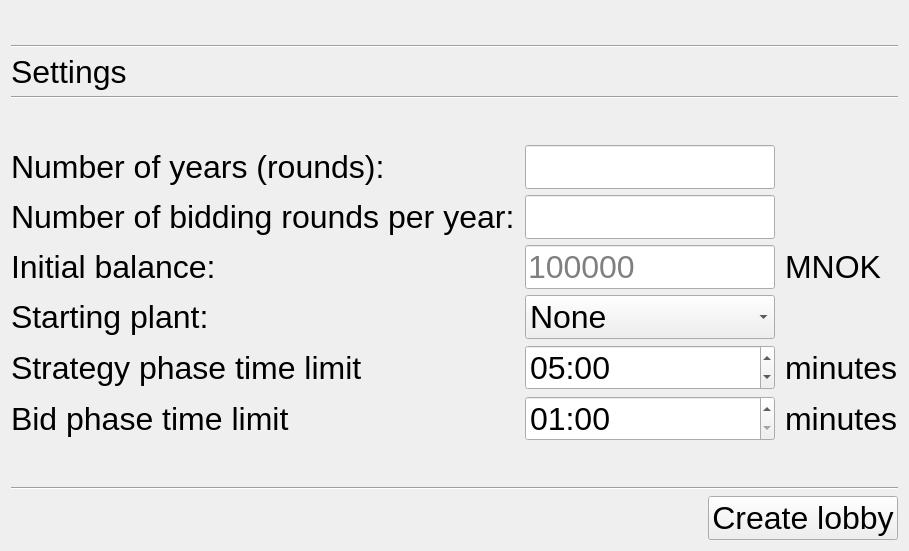
      <widget class="QWidget" name="settings">
       <layout class="QVBoxLayout" name="verticalLayout_8">
        <item>
         <layout class="QHBoxLayout" name="horizontalLayout_3">
          <item alignment="Qt::AlignHCenter|Qt::AlignVCenter">
           <widget class="QLabel" name="settings_logo">
            <property name="font">
             <font>
              <pointsize>18</pointsize>
             </font>
            </property>
            <property name="text">
             <string/>
            </property>
            <property name="textFormat">
             <enum>Qt::PlainText</enum>
            </property>
            <property name="pixmap">
             <pixmap>../Resources/logo_test_medium.png</pixmap>
            </property>
           </widget>
          </item>
         </layout>
        </item>
        <item>
         <widget class="Line" name="line_7">
          <property name="orientation">
           <enum>Qt::Horizontal</enum>
          </property>
         </widget>
        </item>
        <item>
         <widget class="QLabel" name="settings_label1">
          <property name="font">
           <font>
            <pointsize>24</pointsize>
           </font>
          </property>
          <property name="text">
           <string>Settings</string>
          </property>
         </widget>
        </item>
        <item>
         <widget class="Line" name="line_10">
          <property name="orientation">
           <enum>Qt::Horizontal</enum>
          </property>
         </widget>
        </item>
        <item>
         <layout class="QGridLayout" name="gridLayout">
          <property name="horizontalSpacing">
           <number>10</number>
          </property>
          <item row="1" column="0">
           <widget class="QLabel" name="settings_label_rounds">
            <property name="sizePolicy">
             <sizepolicy hsizetype="Minimum" vsizetype="Minimum">
              <horstretch>0</horstretch>
              <verstretch>0</verstretch>
             </sizepolicy>
            </property>
            <property name="font">
             <font>
              <pointsize>24</pointsize>
             </font>
            </property>
            <property name="text">
             <string>Number of years (rounds):</string>
            </property>
           </widget>
          </item>
          <item row="0" column="0">
           <spacer name="verticalSpacer_4">
            <property name="orientation">
             <enum>Qt::Vertical</enum>
            </property>
            <property name="sizeType">
             <enum>QSizePolicy::Fixed</enum>
            </property>
            <property name="sizeHint" stdset="0">
             <size>
              <width>20</width>
              <height>40</height>
             </size>
            </property>
           </spacer>
          </item>
          <item row="4" column="1">
           <widget class="QComboBox" name="settings_combobox_startingPlant">
            <property name="sizePolicy">
             <sizepolicy hsizetype="Minimum" vsizetype="Preferred">
              <horstretch>0</horstretch>
              <verstretch>0</verstretch>
             </sizepolicy>
            </property>
            <property name="minimumSize">
             <size>
              <width>0</width>
              <height>30</height>
             </size>
            </property>
            <property name="maximumSize">
             <size>
              <width>250</width>
              <height>50</height>
             </size>
            </property>
            <property name="font">
             <font>
              <pointsize>24</pointsize>
             </font>
            </property>
            <property name="sizeAdjustPolicy">
             <enum>QComboBox::AdjustToMinimumContentsLengthWithIcon</enum>
            </property>
            <property name="frame">
             <bool>true</bool>
            </property>
            <item>
             <property name="text">
              <string>None</string>
             </property>
            </item>
            <item>
             <property name="text">
              <string>Coal</string>
             </property>
            </item>
            <item>
             <property name="text">
              <string>Gas</string>
             </property>
            </item>
            <item>
             <property name="text">
              <string>PV</string>
             </property>
            </item>
            <item>
             <property name="text">
              <string>Free choice</string>
             </property>
            </item>
           </widget>
          </item>
          <item row="4" column="0">
           <widget class="QLabel" name="settings_label_startingPlant">
            <property name="sizePolicy">
             <sizepolicy hsizetype="Minimum" vsizetype="Minimum">
              <horstretch>0</horstretch>
              <verstretch>0</verstretch>
             </sizepolicy>
            </property>
            <property name="font">
             <font>
              <pointsize>24</pointsize>
             </font>
            </property>
            <property name="text">
             <string>Starting plant:</string>
            </property>
           </widget>
          </item>
          <item row="2" column="0">
           <widget class="QLabel" name="settings_label_bidRounds">
            <property name="sizePolicy">
             <sizepolicy hsizetype="Minimum" vsizetype="Minimum">
              <horstretch>0</horstretch>
              <verstretch>0</verstretch>
             </sizepolicy>
            </property>
            <property name="font">
             <font>
              <pointsize>24</pointsize>
             </font>
            </property>
            <property name="text">
             <string>Number of bidding rounds per year:</string>
            </property>
           </widget>
          </item>
          <item row="7" column="0">
           <spacer name="verticalSpacer_3">
            <property name="orientation">
             <enum>Qt::Vertical</enum>
            </property>
            <property name="sizeHint" stdset="0">
             <size>
              <width>20</width>
              <height>40</height>
             </size>
            </property>
           </spacer>
          </item>
          <item row="3" column="1">
           <widget class="QLineEdit" name="settings_lineEdit_initialMoney">
            <property name="sizePolicy">
             <sizepolicy hsizetype="Expanding" vsizetype="Preferred">
              <horstretch>0</horstretch>
              <verstretch>0</verstretch>
             </sizepolicy>
            </property>
            <property name="minimumSize">
             <size>
              <width>0</width>
              <height>30</height>
             </size>
            </property>
            <property name="maximumSize">
             <size>
              <width>250</width>
              <height>50</height>
             </size>
            </property>
            <property name="font">
             <font>
              <pointsize>24</pointsize>
             </font>
            </property>
            <property name="maxLength">
             <number>9</number>
            </property>
            <property name="frame">
             <bool>true</bool>
            </property>
            <property name="placeholderText">
             <string>100000</string>
            </property>
            <property name="clearButtonEnabled">
             <bool>true</bool>
            </property>
           </widget>
          </item>
          <item row="3" column="2">
           <widget class="QLabel" name="label_3">
            <property name="font">
             <font>
              <pointsize>24</pointsize>
             </font>
            </property>
            <property name="text">
             <string>MNOK</string>
            </property>
           </widget>
          </item>
          <item row="1" column="2">
           <spacer name="horizontalSpacer_5">
            <property name="orientation">
             <enum>Qt::Horizontal</enum>
            </property>
            <property name="sizeHint" stdset="0">
             <size>
              <width>40</width>
              <height>20</height>
             </size>
            </property>
           </spacer>
          </item>
          <item row="3" column="0">
           <widget class="QLabel" name="label_2">
            <property name="font">
             <font>
              <pointsize>24</pointsize>
             </font>
            </property>
            <property name="text">
             <string>Initial balance:</string>
            </property>
           </widget>
          </item>
          <item row="5" column="0">
           <widget class="QLabel" name="label_8">
            <property name="font">
             <font>
              <pointsize>24</pointsize>
             </font>
            </property>
            <property name="text">
             <string>Strategy phase time limit</string>
            </property>
           </widget>
          </item>
          <item row="5" column="1">
           <widget class="QTimeEdit" name="strategy_timeEdit">
            <property name="sizePolicy">
             <sizepolicy hsizetype="Minimum" vsizetype="Preferred">
              <horstretch>0</horstretch>
              <verstretch>0</verstretch>
             </sizepolicy>
            </property>
            <property name="minimumSize">
             <size>
              <width>0</width>
              <height>30</height>
             </size>
            </property>
            <property name="maximumSize">
             <size>
              <width>16777215</width>
              <height>50</height>
             </size>
            </property>
            <property name="font">
             <font>
              <pointsize>24</pointsize>
             </font>
            </property>
            <property name="frame">
             <bool>true</bool>
            </property>
            <property name="correctionMode">
             <enum>QAbstractSpinBox::CorrectToPreviousValue</enum>
            </property>
            <property name="showGroupSeparator" stdset="0">
             <bool>false</bool>
            </property>
            <property name="maximumTime">
             <time>
              <hour>0</hour>
              <minute>20</minute>
              <second>0</second>
             </time>
            </property>
            <property name="minimumTime">
             <time>
              <hour>0</hour>
              <minute>0</minute>
              <second>15</second>
             </time>
            </property>
            <property name="currentSection">
             <enum>QDateTimeEdit::MinuteSection</enum>
            </property>
            <property name="displayFormat">
             <string>mm:ss</string>
            </property>
            <property name="calendarPopup">
             <bool>false</bool>
            </property>
            <property name="time">
             <time>
              <hour>0</hour>
              <minute>5</minute>
              <second>0</second>
             </time>
            </property>
           </widget>
          </item>
          <item row="6" column="0">
           <widget class="QLabel" name="label_9">
            <property name="font">
             <font>
              <pointsize>24</pointsize>
             </font>
            </property>
            <property name="text">
             <string>Bid phase time limit</string>
            </property>
           </widget>
          </item>
          <item row="6" column="1">
           <widget class="QTimeEdit" name="bid_timeEdit">
            <property name="sizePolicy">
             <sizepolicy hsizetype="Minimum" vsizetype="Preferred">
              <horstretch>0</horstretch>
              <verstretch>0</verstretch>
             </sizepolicy>
            </property>
            <property name="minimumSize">
             <size>
              <width>0</width>
              <height>30</height>
             </size>
            </property>
            <property name="maximumSize">
             <size>
              <width>16777215</width>
              <height>50</height>
             </size>
            </property>
            <property name="font">
             <font>
              <pointsize>24</pointsize>
             </font>
            </property>
            <property name="frame">
             <bool>true</bool>
            </property>
            <property name="maximumTime">
             <time>
              <hour>0</hour>
              <minute>10</minute>
              <second>0</second>
             </time>
            </property>
            <property name="minimumTime">
             <time>
              <hour>0</hour>
              <minute>0</minute>
              <second>30</second>
             </time>
            </property>
            <property name="currentSection">
             <enum>QDateTimeEdit::MinuteSection</enum>
            </property>
            <property name="displayFormat">
             <string>mm:ss</string>
            </property>
            <property name="time">
             <time>
              <hour>0</hour>
              <minute>1</minute>
              <second>0</second>
             </time>
            </property>
           </widget>
          </item>
          <item row="5" column="2">
           <widget class="QLabel" name="label_10">
            <property name="font">
             <font>
              <pointsize>24</pointsize>
             </font>
            </property>
            <property name="text">
             <string>minutes</string>
            </property>
           </widget>
          </item>
          <item row="6" column="2">
           <widget class="QLabel" name="label_11">
            <property name="font">
             <font>
              <pointsize>24</pointsize>
             </font>
            </property>
            <property name="text">
             <string>minutes</string>
            </property>
           </widget>
          </item>
          <item row="2" column="1">
           <widget class="QLineEdit" name="settings_lineEdit_bidRounds">
            <property name="sizePolicy">
             <sizepolicy hsizetype="Minimum" vsizetype="Preferred">
              <horstretch>0</horstretch>
              <verstretch>0</verstretch>
             </sizepolicy>
            </property>
            <property name="minimumSize">
             <size>
              <width>0</width>
              <height>30</height>
             </size>
            </property>
            <property name="maximumSize">
             <size>
              <width>250</width>
              <height>50</height>
             </size>
            </property>
            <property name="font">
             <font>
              <pointsize>24</pointsize>
             </font>
            </property>
            <property name="maxLength">
             <number>2</number>
            </property>
            <property name="frame">
             <bool>true</bool>
            </property>
            <property name="placeholderText">
             <string/>
            </property>
            <property name="clearButtonEnabled">
             <bool>true</bool>
            </property>
           </widget>
          </item>
          <item row="1" column="1">
           <widget class="QLineEdit" name="settings_lineEdit_rounds">
            <property name="sizePolicy">
             <sizepolicy hsizetype="Expanding" vsizetype="Preferred">
              <horstretch>0</horstretch>
              <verstretch>0</verstretch>
             </sizepolicy>
            </property>
            <property name="minimumSize">
             <size>
              <width>0</width>
              <height>30</height>
             </size>
            </property>
            <property name="maximumSize">
             <size>
              <width>250</width>
              <height>50</height>
             </size>
            </property>
            <property name="font">
             <font>
              <pointsize>24</pointsize>
             </font>
            </property>
            <property name="maxLength">
             <number>2</number>
            </property>
            <property name="frame">
             <bool>true</bool>
            </property>
            <property name="placeholderText">
             <string/>
            </property>
            <property name="clearButtonEnabled">
             <bool>true</bool>
            </property>
           </widget>
          </item>
         </layout>
        </item>
        <item>
         <widget class="Line" name="line_8">
          <property name="orientation">
           <enum>Qt::Horizontal</enum>
          </property>
         </widget>
        </item>
        <item>
         <layout class="QHBoxLayout" name="horizontalLayout_8">
          <item>
           <spacer name="horizontalSpacer_3">
            <property name="orientation">
             <enum>Qt::Horizontal</enum>
            </property>
            <property name="sizeHint" stdset="0">
             <size>
              <width>40</width>
              <height>20</height>
             </size>
            </property>
           </spacer>
          </item>
          <item>
           <widget class="QPushButton" name="settings_button_start">
            <property name="font">
             <font>
              <pointsize>24</pointsize>
             </font>
            </property>
            <property name="text">
             <string>Create lobby</string>
            </property>
           </widget>
          </item>
         </layout>
        </item>
       </layout>
      </widget>
